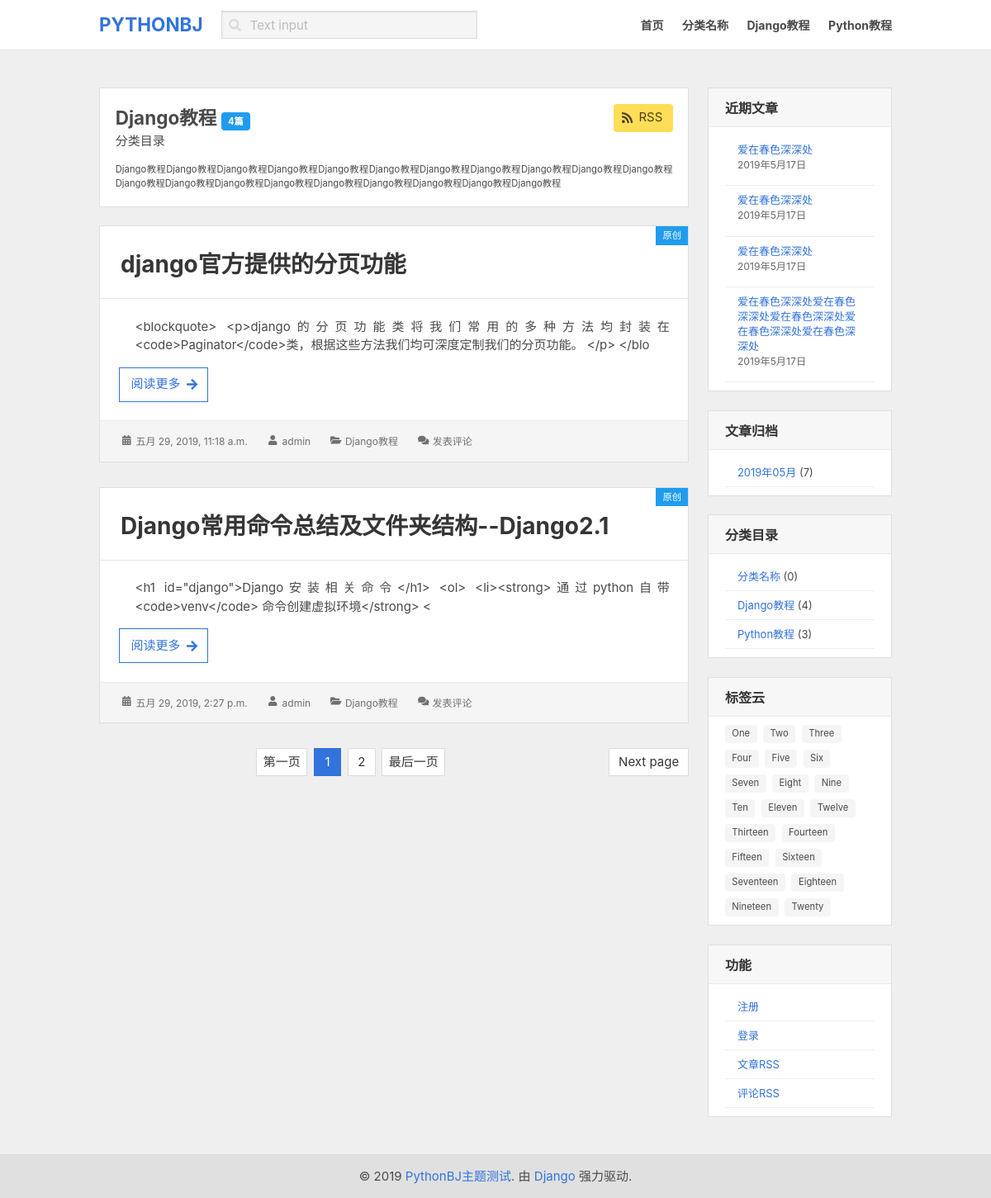
Page /blog/category/2/?page=1 on the committed database.
### blog/models.py (models this page shows, shortened)
class Category(models.Model):
    name = models.CharField('分类名称', max_length=32)
    slug = models.SlugField('slug', max_length=64)
    author = models.ForeignKey(User, on_delete=models.CASCADE, verbose_name="用户")
    desc = models.TextField('分类描述', max_length=200)
    add_date = models.DateTimeField(auto_now_add=True)
    pub_date = models.DateTimeField(auto_now=True)
    class Meta:
        ordering = ['-pub_date']
        verbose_name_plural = "博客分类"
    def __str__(self):
        return self.name

class Article(models.Model, ReadNumExpandMethod):
    HAS_PUB_CHOICES = (
        (0, '发布'),
        (1, '存草稿'),
    )
    HAS_REPRINT_CHOICES = (
        (0, '原创'),
        (1, '转载'),
    )
    title = models.CharField('文章标题', max_length=100)
    slug = models.SlugField('slug', max_length=100, blank=True, null=True, help_text="链接后缀，必须为英文字符")
    author = models.ForeignKey(User, on_delete=models.CASCADE, verbose_name="作者")
    read_details = GenericRelation(ReadDetail)  # 关联到这个模型，可以很方便的访问关联模型的所有数据
    desc = models.TextField(max_length=100, blank=True, help_text="文章简介，字数保持在100以内！")
    topic = models.ForeignKey('Topic', on_delete=models.CASCADE, verbose_name="专题", blank=True, null=True)
    category = models.ForeignKey('Category', on_delete=models.CASCADE, verbose_name="分类")
    picture = models.ImageField('封面图', upload_to='images/', max_length=200, blank=True, null=True)
    content = MDTextField()
    tags = models.ManyToManyField('Tag', blank=True)
    has_pub = models.PositiveSmallIntegerField('是否发布',choices=HAS_PUB_CHOICES, default=0)
    has_reprint = models.PositiveSmallIntegerField('是否原创', choices=HAS_REPRINT_CHOICES, default=0)
    has_url = models.URLField('原文链接', blank=True, null=True)
    add_date = models.DateTimeField(auto_now_add=True)
    pub_date = models.DateTimeField(auto_now=True)
    class Meta:
        ordering = ['-pub_date']
        verbose_name_plural = "文章管理"

### blog/views.py (the view)
# urls.py: path('category/<int:category_id>/', views.category_list, name="category"),
def category_list(request, category_id):
    category = get_object_or_404(Category, id=category_id)
    article_list = category.article_set.filter(has_pub=0)
    paginator = Paginator(article_list, per_page=2, orphans=1)
    pages = paginator.page_range  # 生成所有页码
    pages_num = paginator.num_pages  # 总页数
    page = request.GET.get('page')  # 当前页面
    contacts = paginator.get_page(page)
    return render(request, 'blog/category_list.html', locals())

### blog/templatetags/blog_tags.py (called while the page is built)
@register.simple_tag
def archives():
    return Article.objects.dates('pub_date', 'month', order='DESC')

@register.simple_tag
def archives_num(year, month):
    return Article.objects.filter(pub_date__year=year, pub_date__month=month, has_pub=0).count()

@register.simple_tag
def get_categorys():
    return Category.objects.all()

@register.simple_tag
def get_articel_nums(category_id):
    category = get_object_or_404(Category, id=category_id)
    return category.article_set.filter(has_pub=0).count()

### templates/blog/category_list.html (shortened to what this page needs)
{% extends 'base.html' %}
{% load blog_tags %}
{% block section %}
      <div class="box has-background-white is-radiusless is-shadowless">
          <div class="content">
              <p class="is-pulled-left">
                  <span class="has-text-weight-bold is-size-4">{{ category }}&nbsp;<span class="tag is-info">{% get_articel_nums category.id %}篇</span></span> <br>
                  <span class="is-size-6">分类目录</span>
              </p>
              <a href="" class="button is-warning is-pulled-right">
                  <span class="icon">
                      <i class="fas fa-rss"></i>
                  </span>
                  <span>RSS</span>
              </a>
              <div class=" is-clearfix"></div>
              <p class=" has-text-justified is-size-7">
                  {{ category.desc }}
              </p>
          </div>
      </div>
  {% if contacts %}
  {% for article in contacts %}
  <div class="card is-shadowless" style="margin-bottom: 30px;">
      <header class="card-header is-shadowless">
          <a href="{% url 'blog:detail' article.id %}" class="card-header-title card-title">
              {{ article.title }}
          </a><span class="tag is-info is-radiusless">{{ article.get_has_reprint_display }}</span>
      </header>
      <div class="card-content">
          <div class="content">
              <p class="has-text-justified" style="padding-left: 20px">
                  {{ article.content|truncatechars:100 }}
              </p>
              <a href="{% url 'blog:detail' article.id %}" class=" button is-radiusless is-medium is-link is-outlined" >
                  <span class="is-size-6">阅读更多</span>
                  <span class="icon is-size-6">
                      <i class="fas fa-arrow-right"></i>
                  </span>
              </a>
          </div>
      </div>
      <footer class="card-footer has-background-light">
          <ul class="is-inline-block">
              <li class="is-inline-block">
                  <span class="icon is-small">
                      <i class="fa fa-calendar-alt"></i>
                  </span>
                  <span>{{ article.add_date }} </span>
              </li>
              <li class="is-inline-block">
                  <span class="icon is-small">
                      <i class="fa fa-user"></i>
                  </span>
                  <span><a href="">{{ article.author }}</a></span>
              </li>
              <li class="is-inline-block">
                  <span class="icon is-small">
                      <i class="fa fa-folder-open"></i>
                  </span>
                  <span><a href="{% url 'blog:category' article.category.id %}">{{ article.category.name }}</a></span>
              </li>
              <li class="is-inline-block">
                  <span class="icon is-small">
                      <i class="fa fa-comments"></i>
                  </span>
                  <span><a href="">发表评论</a></span>
              </li>
          </ul>
      </footer>
  </div>
    {% endfor %}
    {% else %}
      <p class="has-text-centered has-text-info" style="line-height: 80px">此栏目下还没有发表任何文章！</p>
    {% endif %}
<nav class="pagination is-centered" role="navigation" aria-label="pagination">
{% if contacts.has_next %}
  <a class="pagination-next is-radiusless has-background-white" href="?page={{ contacts.next_page_number }}">Next page</a>
{% endif %}
  <ul class="pagination-list">
  <li><a class="pagination-link is-radiusless has-background-white" aria-label="Goto page 1" href="?page={{ contacts.start_index }}">第一页</a></li>
      {% for page in pages %}
    {% if page == contacts.number %}
        <li><a class="pagination-link is-current is-radiusless" href="?page={{ page }}">{{ page }}</a></li>
    {% else %}
        <li><a class="pagination-link is-radiusless has-background-white" href="?page={{ page }}">{{ page }}</a></li>
    {% endif %}
{% endfor %}
    <li><a class="pagination-link is-radiusless has-background-white" aria-label="Goto page 86" href="?page={{ contacts.end_index }}">最后一页</a></li>
  </ul>
</nav>
{% endblock %}

### templates/base.html (shortened to what this page needs)
{% load staticfiles %}
{% load blog_tags %}
<!DOCTYPE html>
<html lang="en">
<head>
    <link rel="stylesheet" href="{% static 'blog/css/style.css' %}">
    <link rel="stylesheet" href="{% static 'blog/css/bulma.css' %}">
</head>
<body>
<header>
    <nav class="navbar" role="navigation" aria-label="main navigation">
        <div class="container">
            <div class="navbar-brand" style="height:60px;">
                <a href="{% url 'blog:index' %}" class="navbar-item">
                    <span class="has-text-weight-bold is-size-4 is-uppercase has-text-link">pythonBJ</span>
                </a>
            </div>
            <div id="navbarBasicExample" class="navbar-menu">
                <div class="navbar-start">
                    <div class="navbar-item">
                        <div class="field">
                            <div class="control has-icons-left has-icons-right">
                                <input class="input is-radiusless has-background-light" type="text" placeholder="Text input">
                                <span class="icon is-small is-left">
                                </span>
                                </div>
                            </div>
                        </div>
                    </div>
                    <div class="navbar-end a-size">
                    {% get_categorys as cattegory_list %}
                        {% if cattegory_list %}
                        <a href="{% url 'blog:index' %}" class="navbar-item ">首页</a>
                        {% for category in cattegory_list %}
                        <a href="{% url 'blog:category' category.id %}" class="navbar-item">{{ category.name }}</a>
                            {% endfor %}
                        {% else %}
                            <a>还没有添加任何分类</a>
                        {% endif %}
                    </div>
                </div>
            </div>
            </nav>
        </header>
        <section class="section">
                <div class="container">
                   <div class="columns">
                       <div class="column is-9 ">
                           {% block section %}{% endblock section %}
                       </div>
                       <div class="column is-3  ">
                        <div class="box is-radiusless is-paddingless panel-head-backcolor is-shadowless">
        <h1 class=" has-text-weight-bold">近期文章</h1>
        <div class="box-content">
            <ul>
                <li>
                 <a href="">爱在春色深深处</a>
                 <time>2019年5月17日</time>
                </li>
                <li>
                     <a href="">爱在春色深深处</a>
                     <time>2019年5月17日</time>
                </li>
                <li>
                     <a href="">爱在春色深深处</a>
                     <time>2019年5月17日</time>
                </li>
                <li>
                 <a href="">爱在春色深深处爱在春色深深处爱在春色深深处爱在春色深深处爱在春色深深处</a>
                 <time>2019年5月17日</time>
                </li>
            </ul>
        </div>
    </div>
    <div class="box is-radiusless is-paddingless panel-head-backcolor is-shadowless">
         <h1 class=" has-text-weight-bold">文章归档</h1>
         <div class="box-content">
         {% archives as blog_dates %}
             <ul>
                 {% for blog_date in blog_dates %}
                 <li>
                  <a href="{% url 'blog:dates' blog_date.year blog_date.month%}">{{ blog_date|date:"Y年m月" }} </a><span>({% archives_num blog_date.year blog_date.month %})</span>
                 </li>
                 {% endfor %}
             </ul>
         </div>
     </div>
     <div class="box is-radiusless is-paddingless panel-head-backcolor is-shadowless">
             <h1 class=" has-text-weight-bold">分类目录</h1>
             <div class="box-content">
             {% get_categorys as cattegory_list %}
                 <ul>
                 {% if cattegory_list %}
                     {% for category in cattegory_list %}
                     <li>
                      <a href="{% url 'blog:category' category.id %}">{{ category.name }} </a><span>({% get_articel_nums category.id %})</span>
                     </li>
                     {% endfor %}
                 {% else %}
                      <li>
                      暂无分类
                     </li>
                 {% endif %}
                 </ul>
             </div>
     </div>
     <div class="box is-radiusless is-paddingless panel-head-backcolor is-shadowless">
             <h1 class=" has-text-weight-bold">标签云</h1>
             <div class="box-content">
                     <div class="tags">
                             <span class="tag">One</span>
                             <span class="tag">Two</span>
                             <span class="tag">Three</span>
                             <span class="tag">Four</span>
                             <span class="tag">Five</span>
                             <span class="tag">Six</span>
                             <span class="tag">Seven</span>
                             <span class="tag">Eight</span>
                             <span class="tag">Nine</span>
                             <span class="tag">Ten</span>
                             <span class="tag">Eleven</span>
                             <span class="tag">Twelve</span>
                             <span class="tag">Thirteen</span>
                             <span class="tag">Fourteen</span>
                             <span class="tag">Fifteen</span>
                             <span class="tag">Sixteen</span>
                             <span class="tag">Seventeen</span>
                             <span class="tag">Eighteen</span>
                             <span class="tag">Nineteen</span>
                             <span class="tag">Twenty</span>
                           </div>
             </div>
     </div>
     <div class="box is-radiusless is-paddingless panel-head-backcolor is-shadowless">
             <h1 class=" has-text-weight-bold">功能</h1>
             <div class="box-content">
                 <ul>
                     {% if user.is_authenticated %}
                         <li>
                      <a href="">管理站点 </a>
                     </li>
                     <li>
                         <a href="{% url 'logout' %}">登出</a>
                     </li>
                         {% else %}
                         <li>
                      <a href="">注册 </a>
                     </li>
                     <li>
                         <a href="{% url 'account:login' %}?from={{ request.get_full_path }}">登录</a>
                     </li>
                     {% endif %}
                     <li>
                         <a href="">文章RSS</a>
                     </li>
                     <li>
                         <a href="">评论RSS</a>
                     </li>
                 </ul>
             </div>
     </div>
                       </div>
                   </div>
                </div>
            </section>
{% include 'blog/footer.html' %}
</body>
</html>

### static/blog/css/style.css (style rules this page uses)
html { font-size: 15px; background-color: #EFEFEF; }
.a-size a { font-size: 14px !important; font-weight: bold; }
header { border-bottom:1px solid #e5e5e5; }
.card { border:1px solid #dedede; }
.card-title { font-size: 28px; padding: 25px 25px 20px !important; }
.card-footer { padding: 10px 25px; font-size: 12px; border-top:1px solid #EAEAEA !important; color: #707070; }
.card-footer a { color: #707070; }
.card-footer ul li { margin:5px 20px 5px 0; }
.panel-head-backcolor { background: #f7f7f7 !important; }
.box { background: #f7f7f7 !important; border: solid 1px #dedede; }
.box h1 { color: #333; font-size: 16px; padding: 12px 20px 10px; border-bottom: solid 1px #EAEAEA; text-transform: uppercase; position: relative; }
.box .box-content { background: #ffffff; padding: 10px 20px; font-size: 13px; }
.box .box-content li { padding: 8px 15px; overflow: hidden; line-height: 18px; border-bottom: 1px solid #eee; }
.box .box-content li a { font-size: 13px; }
.box .box-content li time { font-size: 0.8125rem; color: #686868; line-height: 1.615384615; margin-bottom: 0.538461538em; display: block; }

### rows in the picture
Category: name "分类名称", id "0"
Category: name "Django教程", id "4", desc "Django教程Django教程Django教程Django教程Django教程Django教程Django教程Django教程Django教程Django教程Django教程Django教程Django教程Django教程Django教程Django教程Django教程Django教程Django教程Django教程"
Category: name "Python教程", id "3"
Article: title "django官方提供的分页功能", has_reprint "原创", content "<blockquote> <p>django的分页功能类将我们常用的多种方法均封装在<code>Paginator</code>类，根据这些方法我们均可深度定制我们的分页功能。 </p> </blo", add_date "五月 29, 2019, 11:18 a.m.", author "admin", category.name "Django教程"
Article: title "Django常用命令总结及文件夹结构--Django2.1", has_reprint "原创", content "<h1 id=\"django\">Django安装相关命令</h1> <ol> <li><strong>通过python自带 <code>venv</code> 命令创建虚拟环境</strong> <", add_date "五月 29, 2019, 2:27 p.m.", author "admin", category.name "Django教程"

### other values in the picture
{{ page }} "1"
{{ page }} "2"
{{ blog_date|date:"Y年m月" }} "2019年05月"
